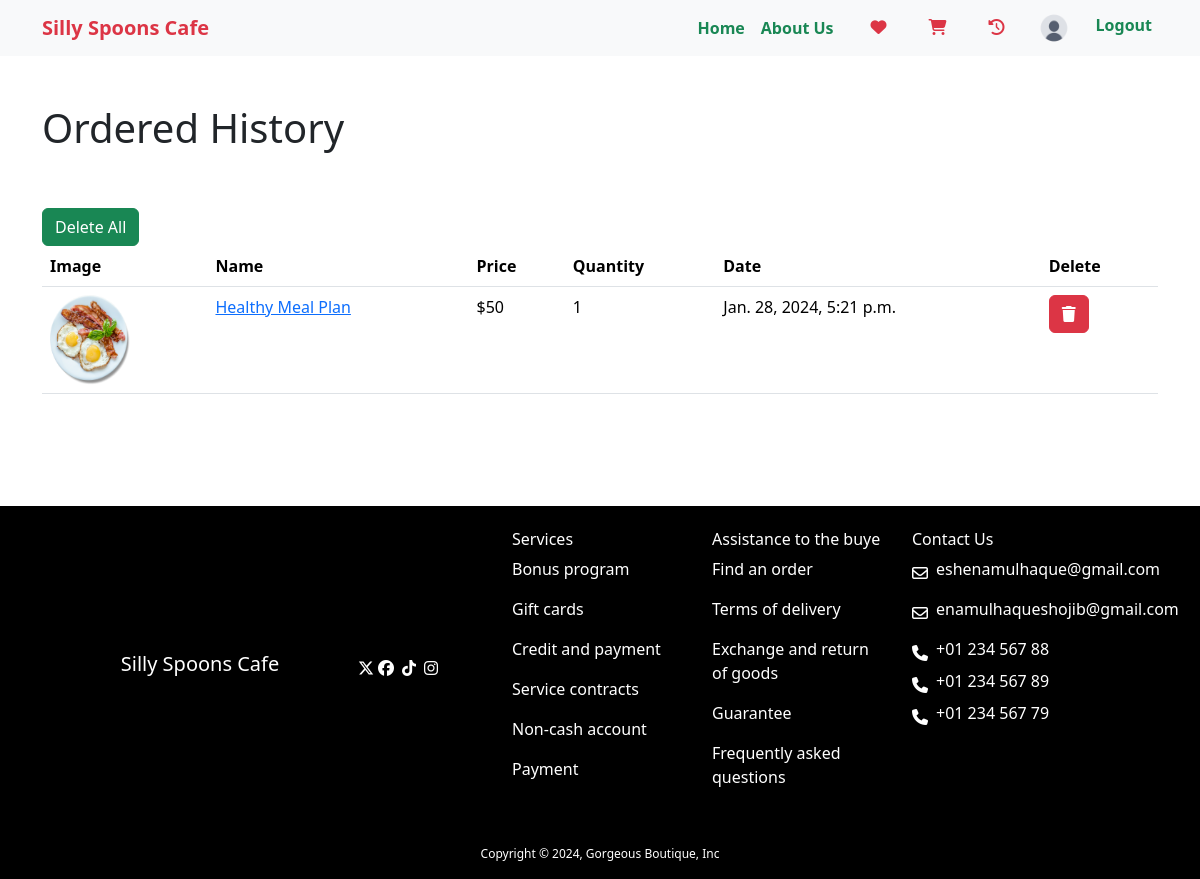
/food/historylist/ (signed in), run on the app's committed database.
### food/models.py (models this page shows, shortened)
class HistoryList(models.Model):
    foodid = models.IntegerField(null=True)
    name = models.CharField(max_length=50)
    price = models.IntegerField()
    quantity = models.IntegerField()
    description = models.TextField()
    rating = models.FloatField(default=0.0)
    category = models.ForeignKey(Category, on_delete=models.CASCADE)
    author = models.ForeignKey(User, on_delete=models.CASCADE)
    created = models.DateTimeField(auto_now_add=True)
    image = models.ImageField(upload_to='food/images')

### food/views.py (the view)
# urls.py: path('historylist/', views.FoodHistoryListView.as_view(), name='food_historylist' ),
class FoodHistoryListView(TemplateView):
    template_name = 'food_history.html'
    model = models.HistoryList
    def get_context_data(self, **kwargs):
        context = super().get_context_data(**kwargs)
        context['food_historylist'] = models.HistoryList.objects.filter(author = self.request.user)
        return context

### food/templates/food_history.html
{% extends 'base.html' %}
{% load static %}
{% block content %}
<div class="container mb-5 pb-5">
  <div class="row my-5">
    <h1 class="">Ordered History</h1>
</div>
<a class="btn btn-success"  href="{% url 'delete_historylist_all' %}">Delete All</a>
<table class="table">
  <thead>
    <tr>
      <th scope="col">Image</th>
      <th scope="col">Name</th>
      <th scope="col">Price</th>
      <th scope="col">Quantity</th>
      <th scope="col">Date</th>
      <th scope="col">Delete</th>
    </tr>
  </thead>
  <tbody id="cloth-cartlist">
    {% for food in food_historylist %}
    <tr>
      <td><img src="{{food.image.url}}" class="cdlist-image" alt="..."></td>
        <td><a href="{% url 'food_details' food.foodid %}">{{food.name}}</a></td>
        <td>${{food.price}}</td>
        <td>{{food.quantity}}</td>
        <td>{{food.created}}</td>
        <td><a class="btn btn-danger" href="{% url 'delete_historylist' food.id %}" ><i class="fa-solid fa-trash"></i></a></td>
    </tr>
    {% endfor %}
  </tbody>
</table>
</div>
{% endblock %}

### static/css/style.css (style rules this page uses)
:root { --card_width: 200px; --card_border_radius: 16px; --row_increment: 5px; --card_small: 25; --card_medium: 35; --card_large: 45; }
.cdlist-image { width: 80px; height: 90px; }

### data on the page
HistoryList: image (picture), name "Healthy Meal Plan", price "50", quantity "1", created "Jan. 28, 2024, 5:21 p.m."
